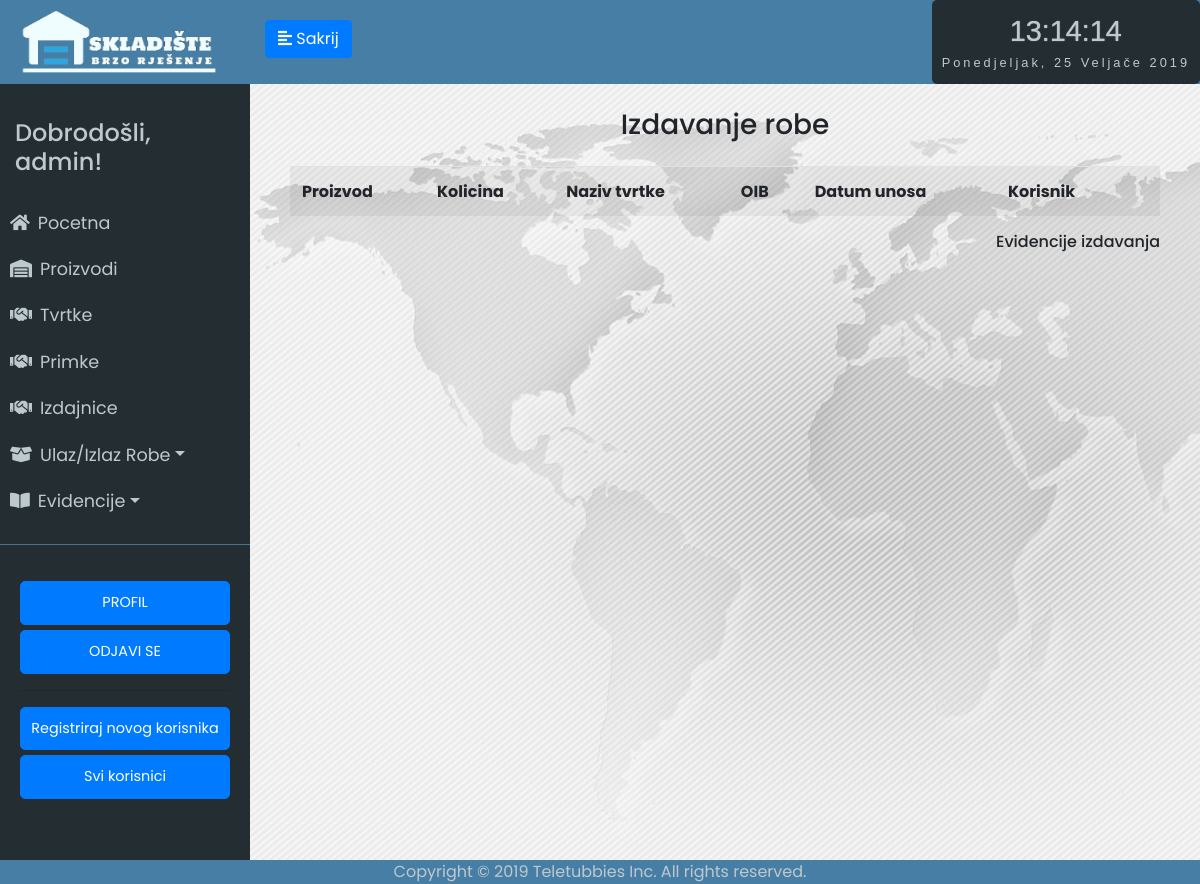
Before: /evidencija_izdavanja/1 (signed in) with the older database file.
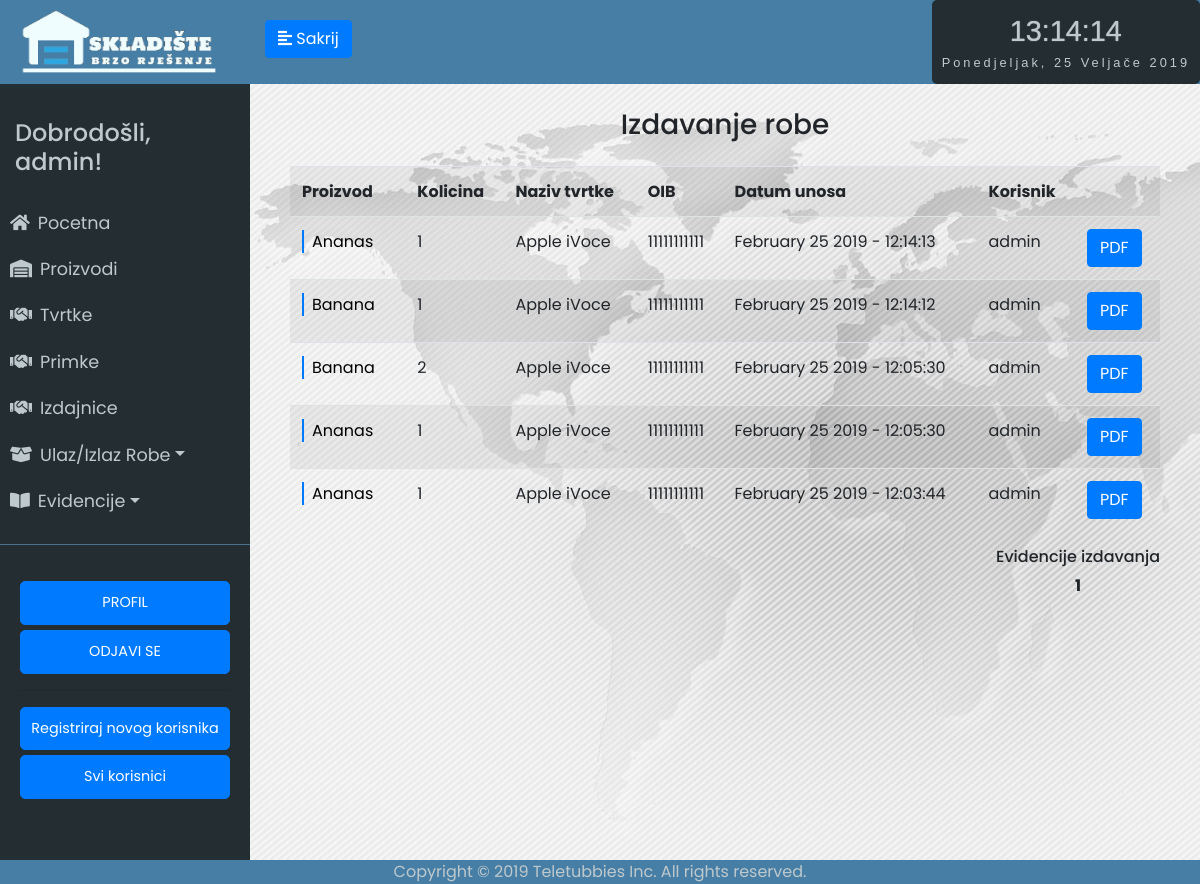
After: the same page with the newer database file.
### app/models.py (models this page shows, shortened)
class Evidencija(db.Model):
	id = db.Column(db.Integer, primary_key=True)
	proizvod_id = db.Column(db.Integer, db.ForeignKey('proizvod.id'))
	tvrtka_id = db.Column(db.Integer, db.ForeignKey('tvrtka.id'))
	promijenjena_kolicina = db.Column(db.Integer)
	trenutna_kolicina = db.Column(db.Integer)
	datum_unosa = db.Column(db.DateTime, default=datetime.utcnow)
	vrsta_unosa = db.Column(db.String(64))
	user_id = db.Column(db.Integer, db.ForeignKey('user.id'))
	receipt_id = db.Column(db.Integer, db.ForeignKey('receipt.id'))

class Proizvod(db.Model):
	__searchable__ = ['name']
	id = db.Column(db.Integer, primary_key=True)
	name = db.Column(db.String(64))
	kolicina = db.Column(db.Integer, default=0)
	zemlja_podrijetla = db.Column(db.String(64))
	opis_proizvoda = db.Column(db.String(300))
	datum_unosa = db.Column(db.DateTime, default=datetime.utcnow)
	evidencija = db.relationship('Evidencija', backref='proizvod', lazy='dynamic')

class Tvrtka(db.Model):
	__searchable__ = ['name']
	id = db.Column(db.Integer, primary_key=True)
	name = db.Column(db.String(64))
	oib = db.Column(db.Integer, unique=True)
	grad = db.Column(db.String(64))
	p_broj = db.Column(db.Integer)
	drzava = db.Column(db.String(64))
	evidencija = db.relationship('Evidencija', backref='tvrtka', lazy='dynamic')

class User(UserMixin, db.Model):
	id = db.Column(db.Integer, primary_key=True)
	username = db.Column(db.String(64), index=True, unique=True)
	email = db.Column(db.String(120), index=True, unique=True)
	password_hash = db.Column(db.String(128))
	last_seen = db.Column(db.DateTime, default=datetime.utcnow)
	evidencija = db.relationship('Evidencija', backref='user', lazy='dynamic')

### app/routes.py (the view)
@app.route('/evidencija_izdavanja/<int:page_num>')
@login_required
def evidencija_izdavanja(page_num):
	evidencija = Evidencija.query.filter_by(vrsta_unosa='izlaz').order_by(Evidencija.datum_unosa.desc()).paginate(per_page=7, page=page_num, error_out=True)
	return render_template('evidencija_izdavanja.html', title='Evidencija izdavanja', evidencija=evidencija)

### app/models.py (called while the page is built)
@login.user_loader
def load_user(id):
	return User.query.get(int(id))

### app/routes.py (called while the page is built)
@app.before_request
def before_request():
	if current_user.is_authenticated:
		current_user.last_seen = datetime.utcnow()
		db.session.commit()

### app/templates/evidencija_izdavanja.html (shortened to what this page needs)
{% extends "base.html" %}
{% block content %}
<div class="stanje-s">
    <h3 class="mb-4">Izdavanje robe</h3>
<table class="table table-striped">
	<tr>
        <th>Proizvod</th>
        <th>Kolicina</th>
        <th>Naziv tvrtke</th>
        <th>OIB</th>
        <th>Datum unosa</th>
        <th>Korisnik</th>
        <th></th>
    </tr>
    {% for e in evidencija.items %}
    <tr>
    	<td><a href="/proizvod/{{e.proizvod.name}}" class="dekoracija">{{ e.proizvod.name }}</a></td>
    	<td>{{ e.promijenjena_kolicina }}</td>
    	<td>{{ e.tvrtka.name }}</td>
    	<td>{{ e.tvrtka.oib }}</td>
    	<td>{{ e.datum_unosa.strftime('%B %d %Y - %H:%M:%S') }}</td>
        <td>{{ e.user.username }}</td>
        <td><button class="btn btn-primary"><a href="../evidencija/{{e.id}}">PDF</a></button></td>
    </tr>
    {% endfor %}
</table>
<div class="d-flex justify-content-between">
        <div>
            <h6>Evidencije izdavanja</h6>
            {% for page in evidencija.iter_pages(left_edge=3, right_edge=3, left_current=3, right_current=3) %}
                {% if page %}
                    {% if page != evidencija.page %}
                        <a href="{{ url_for('evidencija_izdavanja', page_num=page) }}">{{ page }}</a>
                    {% else %}
                        <strong>{{ page }}</strong>
                    {% endif %}
                {% else %}
                    <span class=ellipsis>…</span>
                {% endif %}
            {% endfor %}
        </div>
    </div>
</div>
{% endblock %}

Changed rows visible on the page:
added Evidencija: proizvod.name "Ananas", promijenjena_kolicina "1", tvrtka.name "Apple iVoce", tvrtka.oib "11111111111", datum_unosa "February 25 2019 - 12:14:13", user.username "admin"
added Evidencija: proizvod.name "Banana", promijenjena_kolicina "1", tvrtka.name "Apple iVoce", tvrtka.oib "11111111111", datum_unosa "February 25 2019 - 12:14:12", user.username "admin"
added Evidencija: proizvod.name "Banana", promijenjena_kolicina "2", tvrtka.name "Apple iVoce", tvrtka.oib "11111111111", datum_unosa "February 25 2019 - 12:05:30", user.username "admin"
added Evidencija: proizvod.name "Ananas", promijenjena_kolicina "1", tvrtka.name "Apple iVoce", tvrtka.oib "11111111111", datum_unosa "February 25 2019 - 12:05:30", user.username "admin"
added Evidencija: proizvod.name "Ananas", promijenjena_kolicina "1", tvrtka.name "Apple iVoce", tvrtka.oib "11111111111", datum_unosa "February 25 2019 - 12:03:44", user.username "admin"
Other visible differences:
new list line: "1"
